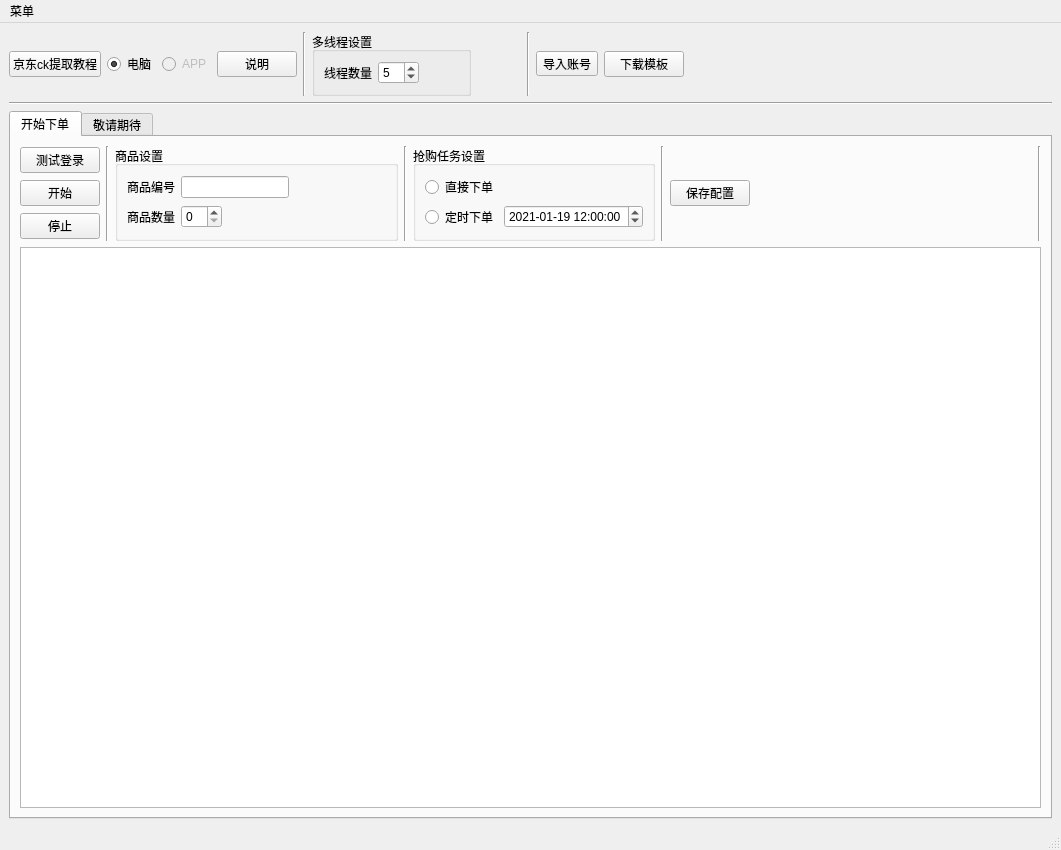
<?xml version="1.0" encoding="UTF-8"?>
<ui version="4.0">
 <class>MainWindow</class>
 <widget class="QMainWindow" name="MainWindow">
  <property name="geometry">
   <rect>
    <x>0</x>
    <y>0</y>
    <width>1061</width>
    <height>850</height>
   </rect>
  </property>
  <property name="windowTitle">
   <string>京东茅台抢购</string>
  </property>
  <widget class="QWidget" name="centralwidget">
   <layout class="QVBoxLayout" name="verticalLayout_5">
    <item>
     <layout class="QVBoxLayout" name="verticalLayout_4">
      <item>
       <layout class="QHBoxLayout" name="horizontalLayout_4">
        <item>
         <layout class="QHBoxLayout" name="horizontalLayout">
          <item>
           <widget class="QPushButton" name="pushButton">
            <property name="text">
             <string>京东ck提取教程</string>
            </property>
           </widget>
          </item>
          <item>
           <widget class="QRadioButton" name="radioButton">
            <property name="text">
             <string>电脑</string>
            </property>
            <property name="checked">
             <bool>true</bool>
            </property>
           </widget>
          </item>
          <item>
           <widget class="QRadioButton" name="radioButton_2">
            <property name="enabled">
             <bool>false</bool>
            </property>
            <property name="autoFillBackground">
             <bool>false</bool>
            </property>
            <property name="text">
             <string>APP</string>
            </property>
           </widget>
          </item>
          <item>
           <widget class="QPushButton" name="pushButton_2">
            <property name="text">
             <string>说明</string>
            </property>
           </widget>
          </item>
         </layout>
        </item>
        <item>
         <widget class="Line" name="line_3">
          <property name="orientation">
           <enum>Qt::Vertical</enum>
          </property>
         </widget>
        </item>
        <item>
         <widget class="QGroupBox" name="groupBox">
          <property name="title">
           <string>多线程设置</string>
          </property>
          <layout class="QVBoxLayout" name="verticalLayout_6">
           <item>
            <layout class="QHBoxLayout" name="horizontalLayout_2">
             <item>
              <widget class="QLabel" name="label">
               <property name="text">
                <string>线程数量</string>
               </property>
              </widget>
             </item>
             <item>
              <widget class="QSpinBox" name="spinBox">
               <property name="value">
                <number>5</number>
               </property>
              </widget>
             </item>
             <item>
              <spacer name="horizontalSpacer_3">
               <property name="orientation">
                <enum>Qt::Horizontal</enum>
               </property>
               <property name="sizeType">
                <enum>QSizePolicy::Fixed</enum>
               </property>
               <property name="sizeHint" stdset="0">
                <size>
                 <width>40</width>
                 <height>20</height>
                </size>
               </property>
              </spacer>
             </item>
            </layout>
           </item>
          </layout>
         </widget>
        </item>
        <item>
         <spacer name="horizontalSpacer">
          <property name="orientation">
           <enum>Qt::Horizontal</enum>
          </property>
          <property name="sizeType">
           <enum>QSizePolicy::Preferred</enum>
          </property>
          <property name="sizeHint" stdset="0">
           <size>
            <width>50</width>
            <height>20</height>
           </size>
          </property>
         </spacer>
        </item>
        <item>
         <widget class="Line" name="line_4">
          <property name="orientation">
           <enum>Qt::Vertical</enum>
          </property>
         </widget>
        </item>
        <item>
         <layout class="QHBoxLayout" name="horizontalLayout_3">
          <item>
           <widget class="QToolButton" name="toolButton">
            <property name="text">
             <string>导入账号</string>
            </property>
           </widget>
          </item>
          <item>
           <widget class="QPushButton" name="pushButton_3">
            <property name="text">
             <string>下载模板</string>
            </property>
           </widget>
          </item>
          <item>
           <spacer name="horizontalSpacer_6">
            <property name="orientation">
             <enum>Qt::Horizontal</enum>
            </property>
            <property name="sizeHint" stdset="0">
             <size>
              <width>40</width>
              <height>20</height>
             </size>
            </property>
           </spacer>
          </item>
         </layout>
        </item>
       </layout>
      </item>
      <item>
       <widget class="Line" name="line_5">
        <property name="orientation">
         <enum>Qt::Horizontal</enum>
        </property>
       </widget>
      </item>
      <item>
       <widget class="QTabWidget" name="tabWidget">
        <property name="currentIndex">
         <number>0</number>
        </property>
        <widget class="QWidget" name="tab">
         <attribute name="title">
          <string>开始下单</string>
         </attribute>
         <layout class="QVBoxLayout" name="verticalLayout_3">
          <item>
           <layout class="QHBoxLayout" name="horizontalLayout_8">
            <item>
             <layout class="QVBoxLayout" name="verticalLayout_7">
              <item>
               <widget class="QPushButton" name="pushButton_7">
                <property name="text">
                 <string>测试登录</string>
                </property>
               </widget>
              </item>
              <item>
               <widget class="QPushButton" name="pushButton_4">
                <property name="text">
                 <string>开始</string>
                </property>
               </widget>
              </item>
              <item>
               <widget class="QPushButton" name="pushButton_5">
                <property name="text">
                 <string>停止</string>
                </property>
               </widget>
              </item>
             </layout>
            </item>
            <item>
             <widget class="Line" name="line_7">
              <property name="orientation">
               <enum>Qt::Vertical</enum>
              </property>
             </widget>
            </item>
            <item>
             <widget class="QGroupBox" name="groupBox_2">
              <property name="title">
               <string>商品设置</string>
              </property>
              <layout class="QHBoxLayout" name="horizontalLayout_9">
               <item>
                <layout class="QVBoxLayout" name="verticalLayout">
                 <item>
                  <layout class="QHBoxLayout" name="horizontalLayout_5">
                   <item>
                    <widget class="QLabel" name="label_2">
                     <property name="text">
                      <string>商品编号</string>
                     </property>
                    </widget>
                   </item>
                   <item>
                    <widget class="QLineEdit" name="lineEdit"/>
                   </item>
                   <item>
                    <spacer name="horizontalSpacer_5">
                     <property name="orientation">
                      <enum>Qt::Horizontal</enum>
                     </property>
                     <property name="sizeHint" stdset="0">
                      <size>
                       <width>40</width>
                       <height>20</height>
                      </size>
                     </property>
                    </spacer>
                   </item>
                  </layout>
                 </item>
                 <item>
                  <layout class="QHBoxLayout" name="horizontalLayout_6">
                   <item>
                    <widget class="QLabel" name="label_3">
                     <property name="text">
                      <string>商品数量</string>
                     </property>
                    </widget>
                   </item>
                   <item>
                    <widget class="QSpinBox" name="spinBox_2"/>
                   </item>
                   <item>
                    <spacer name="horizontalSpacer_4">
                     <property name="orientation">
                      <enum>Qt::Horizontal</enum>
                     </property>
                     <property name="sizeHint" stdset="0">
                      <size>
                       <width>40</width>
                       <height>20</height>
                      </size>
                     </property>
                    </spacer>
                   </item>
                  </layout>
                 </item>
                </layout>
               </item>
              </layout>
             </widget>
            </item>
            <item>
             <widget class="Line" name="line_2">
              <property name="orientation">
               <enum>Qt::Vertical</enum>
              </property>
             </widget>
            </item>
            <item>
             <widget class="QGroupBox" name="groupBox_3">
              <property name="title">
               <string>抢购任务设置</string>
              </property>
              <layout class="QHBoxLayout" name="horizontalLayout_12">
               <item>
                <layout class="QVBoxLayout" name="verticalLayout_2">
                 <item>
                  <layout class="QHBoxLayout" name="horizontalLayout_11">
                   <item>
                    <widget class="QRadioButton" name="radioButton_3">
                     <property name="text">
                      <string>直接下单</string>
                     </property>
                    </widget>
                   </item>
                  </layout>
                 </item>
                 <item>
                  <layout class="QHBoxLayout" name="horizontalLayout_7">
                   <item>
                    <widget class="QRadioButton" name="radioButton_5">
                     <property name="text">
                      <string>定时下单</string>
                     </property>
                    </widget>
                   </item>
                   <item>
                    <widget class="QDateTimeEdit" name="dateTimeEdit">
                     <property name="date">
                      <date>
                       <year>2021</year>
                       <month>1</month>
                       <day>19</day>
                      </date>
                     </property>
                     <property name="time">
                      <time>
                       <hour>12</hour>
                       <minute>0</minute>
                       <second>0</second>
                      </time>
                     </property>
                     <property name="displayFormat">
                      <string>yyyy-MM-dd hh:mm:ss</string>
                     </property>
                    </widget>
                   </item>
                  </layout>
                 </item>
                </layout>
               </item>
              </layout>
             </widget>
            </item>
            <item>
             <widget class="Line" name="line_6">
              <property name="orientation">
               <enum>Qt::Vertical</enum>
              </property>
             </widget>
            </item>
            <item>
             <widget class="QPushButton" name="pushButton_6">
              <property name="text">
               <string>保存配置</string>
              </property>
             </widget>
            </item>
            <item>
             <spacer name="horizontalSpacer_2">
              <property name="orientation">
               <enum>Qt::Horizontal</enum>
              </property>
              <property name="sizeHint" stdset="0">
               <size>
                <width>40</width>
                <height>20</height>
               </size>
              </property>
             </spacer>
            </item>
            <item>
             <widget class="Line" name="line">
              <property name="orientation">
               <enum>Qt::Vertical</enum>
              </property>
             </widget>
            </item>
           </layout>
          </item>
          <item>
           <widget class="QTableWidget" name="tableWidget"/>
          </item>
         </layout>
        </widget>
        <widget class="QWidget" name="tab_2">
         <attribute name="title">
          <string>敬请期待</string>
         </attribute>
        </widget>
       </widget>
      </item>
     </layout>
    </item>
   </layout>
  </widget>
  <widget class="QMenuBar" name="menubar">
   <property name="geometry">
    <rect>
     <x>0</x>
     <y>0</y>
     <width>1061</width>
     <height>24</height>
    </rect>
   </property>
   <widget class="QMenu" name="menu">
    <property name="title">
     <string>菜单</string>
    </property>
    <addaction name="action"/>
   </widget>
   <addaction name="menu"/>
  </widget>
  <widget class="QStatusBar" name="statusbar"/>
  <action name="action">
   <property name="text">
    <string>注册</string>
   </property>
  </action>
 </widget>
 <resources/>
 <connections/>
</ui>
